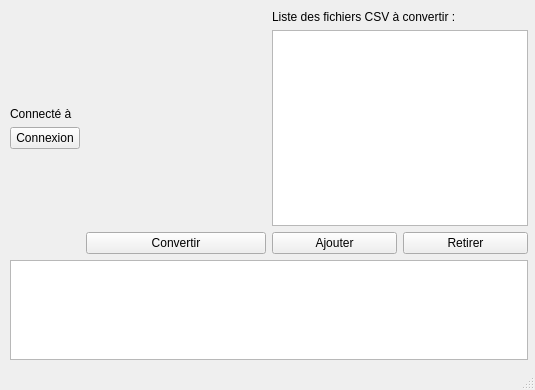
<?xml version="1.0" encoding="UTF-8"?>
<ui version="4.0">
 <class>MainWindow</class>
 <widget class="QMainWindow" name="MainWindow">
  <property name="enabled">
   <bool>true</bool>
  </property>
  <property name="geometry">
   <rect>
    <x>0</x>
    <y>0</y>
    <width>535</width>
    <height>390</height>
   </rect>
  </property>
  <property name="sizePolicy">
   <sizepolicy hsizetype="Minimum" vsizetype="Fixed">
    <horstretch>0</horstretch>
    <verstretch>0</verstretch>
   </sizepolicy>
  </property>
  <property name="minimumSize">
   <size>
    <width>535</width>
    <height>390</height>
   </size>
  </property>
  <property name="maximumSize">
   <size>
    <width>535</width>
    <height>390</height>
   </size>
  </property>
  <property name="windowTitle">
   <string>Convert CSV to SQL</string>
  </property>
  <property name="windowIcon">
   <iconset resource="Images.qrc">
    <normaloff>:/Icônes/SQL.png</normaloff>:/Icônes/SQL.png</iconset>
  </property>
  <widget class="QWidget" name="centralwidget">
   <widget class="QWidget" name="">
    <property name="geometry">
     <rect>
      <x>10</x>
      <y>10</y>
      <width>518</width>
      <height>350</height>
     </rect>
    </property>
    <layout class="QGridLayout" name="TotalLayout">
     <item row="0" column="0">
      <layout class="QFormLayout" name="LetfLayout">
       <item row="0" column="0" colspan="2">
        <widget class="QLabel" name="logo">
         <property name="text">
          <string>&lt;html&gt;&lt;head/&gt;&lt;body&gt;&lt;p&gt;&lt;img src=&quot;:/logo/CVS_to_JSON_to_SQL.png&quot;/&gt;&lt;/p&gt;&lt;/body&gt;&lt;/html&gt;</string>
         </property>
        </widget>
       </item>
       <item row="2" column="0">
        <layout class="QGridLayout" name="LayoutDB">
         <item row="0" column="0">
          <widget class="QLabel" name="l_Connectedto">
           <property name="text">
            <string>Connecté à </string>
           </property>
          </widget>
         </item>
         <item row="1" column="0">
          <widget class="QPushButton" name="pb_EditConnection">
           <property name="maximumSize">
            <size>
             <width>70</width>
             <height>16777215</height>
            </size>
           </property>
           <property name="text">
            <string>Connexion</string>
           </property>
          </widget>
         </item>
        </layout>
       </item>
       <item row="4" column="1">
        <widget class="QPushButton" name="pb_Convert">
         <property name="text">
          <string>Convertir</string>
         </property>
        </widget>
       </item>
       <item row="3" column="1">
        <spacer name="verticalSpacer">
         <property name="orientation">
          <enum>Qt::Vertical</enum>
         </property>
         <property name="sizeHint" stdset="0">
          <size>
           <width>20</width>
           <height>40</height>
          </size>
         </property>
        </spacer>
       </item>
       <item row="1" column="0">
        <spacer name="verticalSpacer_2">
         <property name="orientation">
          <enum>Qt::Vertical</enum>
         </property>
         <property name="sizeHint" stdset="0">
          <size>
           <width>20</width>
           <height>40</height>
          </size>
         </property>
        </spacer>
       </item>
      </layout>
     </item>
     <item row="0" column="1">
      <layout class="QGridLayout" name="RightgridLayout">
       <item row="2" column="0">
        <widget class="QPushButton" name="pb_Add">
         <property name="text">
          <string>Ajouter</string>
         </property>
        </widget>
       </item>
       <item row="0" column="0" colspan="2">
        <widget class="QLabel" name="l_List">
         <property name="text">
          <string>Liste des fichiers CSV à convertir :</string>
         </property>
        </widget>
       </item>
       <item row="2" column="1">
        <widget class="QPushButton" name="pb_Remove">
         <property name="text">
          <string>Retirer</string>
         </property>
        </widget>
       </item>
       <item row="1" column="0" colspan="2">
        <widget class="QListWidget" name="lw_CSVfiles">
         <property name="cursor" stdset="0">
          <cursorShape>PointingHandCursor</cursorShape>
         </property>
        </widget>
       </item>
      </layout>
     </item>
     <item row="1" column="0" colspan="2">
      <widget class="QListWidget" name="lw_Validation">
       <property name="maximumSize">
        <size>
         <width>16777215</width>
         <height>100</height>
        </size>
       </property>
       <property name="cursor" stdset="0">
        <cursorShape>PointingHandCursor</cursorShape>
       </property>
      </widget>
     </item>
    </layout>
   </widget>
  </widget>
  <widget class="QMenuBar" name="menubar">
   <property name="geometry">
    <rect>
     <x>0</x>
     <y>0</y>
     <width>535</width>
     <height>21</height>
    </rect>
   </property>
  </widget>
  <widget class="QStatusBar" name="statusbar"/>
 </widget>
 <tabstops>
  <tabstop>pb_EditConnection</tabstop>
  <tabstop>pb_Add</tabstop>
  <tabstop>pb_Remove</tabstop>
  <tabstop>lw_CSVfiles</tabstop>
  <tabstop>lw_Validation</tabstop>
 </tabstops>
 <resources>
  <include location="Images.qrc"/>
 </resources>
 <connections/>
 <slots>
  <slot>goEditConnection()</slot>
 </slots>
</ui>
